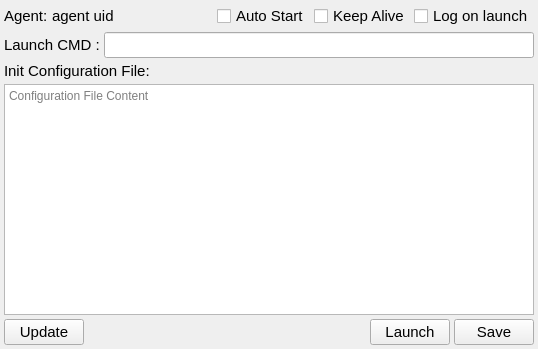
<?xml version="1.0" encoding="UTF-8"?>
<ui version="4.0">
 <class>AgentNodeAssociationEditor</class>
 <widget class="QWidget" name="AgentNodeAssociationEditor">
  <property name="geometry">
   <rect>
    <x>0</x>
    <y>0</y>
    <width>538</width>
    <height>349</height>
   </rect>
  </property>
  <property name="windowTitle">
   <string>Form</string>
  </property>
  <layout class="QVBoxLayout" name="verticalLayout">
   <property name="spacing">
    <number>4</number>
   </property>
   <property name="leftMargin">
    <number>4</number>
   </property>
   <property name="topMargin">
    <number>4</number>
   </property>
   <property name="rightMargin">
    <number>4</number>
   </property>
   <property name="bottomMargin">
    <number>4</number>
   </property>
   <item>
    <layout class="QHBoxLayout" name="horizontalLayout" stretch="0,1,0,0,0">
     <property name="spacing">
      <number>4</number>
     </property>
     <item>
      <widget class="QLabel" name="label">
       <property name="font">
        <font>
         <pointsize>11</pointsize>
        </font>
       </property>
       <property name="text">
        <string>Agent:</string>
       </property>
      </widget>
     </item>
     <item>
      <widget class="QLabel" name="labelAgentUID">
       <property name="font">
        <font>
         <pointsize>11</pointsize>
        </font>
       </property>
       <property name="text">
        <string>agent uid</string>
       </property>
      </widget>
     </item>
     <item>
      <widget class="QCheckBox" name="checkBoxAutoSave">
       <property name="font">
        <font>
         <pointsize>11</pointsize>
        </font>
       </property>
       <property name="text">
        <string>Auto Start</string>
       </property>
      </widget>
     </item>
     <item>
      <widget class="QCheckBox" name="checkBoxKeepAlive">
       <property name="font">
        <font>
         <pointsize>11</pointsize>
        </font>
       </property>
       <property name="text">
        <string>Keep Alive</string>
       </property>
      </widget>
     </item>
     <item>
      <widget class="QCheckBox" name="checkBoxEnableRemoteLoggingAtLaunch">
       <property name="font">
        <font>
         <pointsize>11</pointsize>
        </font>
       </property>
       <property name="text">
        <string>Log on launch</string>
       </property>
      </widget>
     </item>
    </layout>
   </item>
   <item>
    <layout class="QHBoxLayout" name="horizontalLayout_3">
     <item>
      <widget class="QLabel" name="label_2">
       <property name="font">
        <font>
         <pointsize>11</pointsize>
        </font>
       </property>
       <property name="text">
        <string>Launch CMD :</string>
       </property>
      </widget>
     </item>
     <item>
      <widget class="QLineEdit" name="lineEditCMDLine">
       <property name="font">
        <font>
         <pointsize>11</pointsize>
        </font>
       </property>
      </widget>
     </item>
    </layout>
   </item>
   <item>
    <widget class="QLabel" name="label_3">
     <property name="font">
      <font>
       <pointsize>11</pointsize>
      </font>
     </property>
     <property name="text">
      <string>Init Configuration File:</string>
     </property>
    </widget>
   </item>
   <item>
    <widget class="QTextEdit" name="textEditConfigurationFileContent">
     <property name="placeholderText">
      <string>Configuration File Content</string>
     </property>
    </widget>
   </item>
   <item>
    <layout class="QHBoxLayout" name="horizontalLayout_2">
     <item>
      <widget class="QPushButton" name="pushButtonUpdateAssociationInformation">
       <property name="font">
        <font>
         <pointsize>11</pointsize>
        </font>
       </property>
       <property name="text">
        <string>Update</string>
       </property>
      </widget>
     </item>
     <item>
      <spacer name="horizontalSpacer">
       <property name="orientation">
        <enum>Qt::Horizontal</enum>
       </property>
       <property name="sizeHint" stdset="0">
        <size>
         <width>40</width>
         <height>20</height>
        </size>
       </property>
      </spacer>
     </item>
     <item>
      <widget class="QPushButton" name="pushButtonLaunchNodeOnAgent">
       <property name="font">
        <font>
         <pointsize>11</pointsize>
        </font>
       </property>
       <property name="text">
        <string>Launch</string>
       </property>
      </widget>
     </item>
     <item>
      <widget class="QPushButton" name="pushButtonSaveAssociation">
       <property name="font">
        <font>
         <pointsize>11</pointsize>
        </font>
       </property>
       <property name="text">
        <string>Save</string>
       </property>
      </widget>
     </item>
    </layout>
   </item>
  </layout>
 </widget>
 <resources/>
 <connections/>
</ui>
